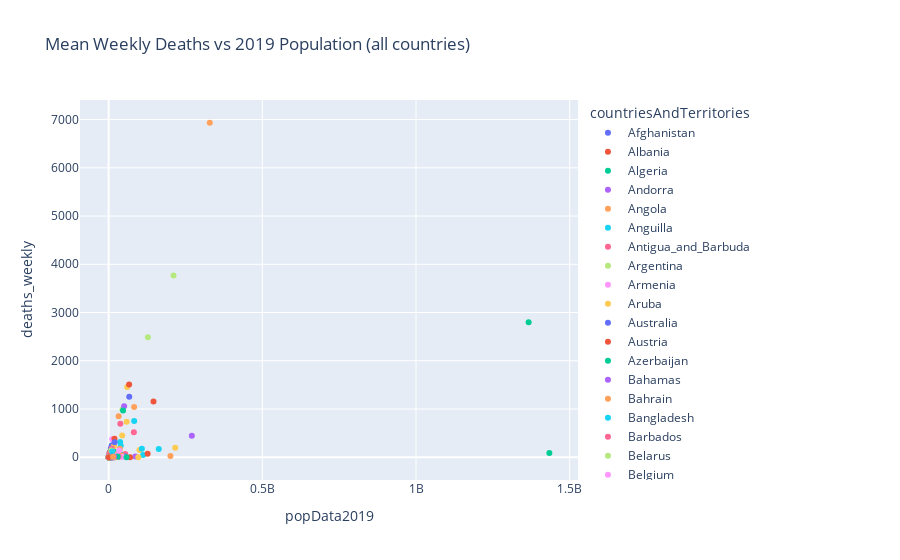

Source (notebook cell):
### Code cell
mean_fig

#max_fig.write_html("C:/Users/bblank/Documents/Northwestern MSDS/exports/max.html")
#mean_fig.write_html("C:/Users/bblank/Documents/Northwestern MSDS/exports/mean.html")
